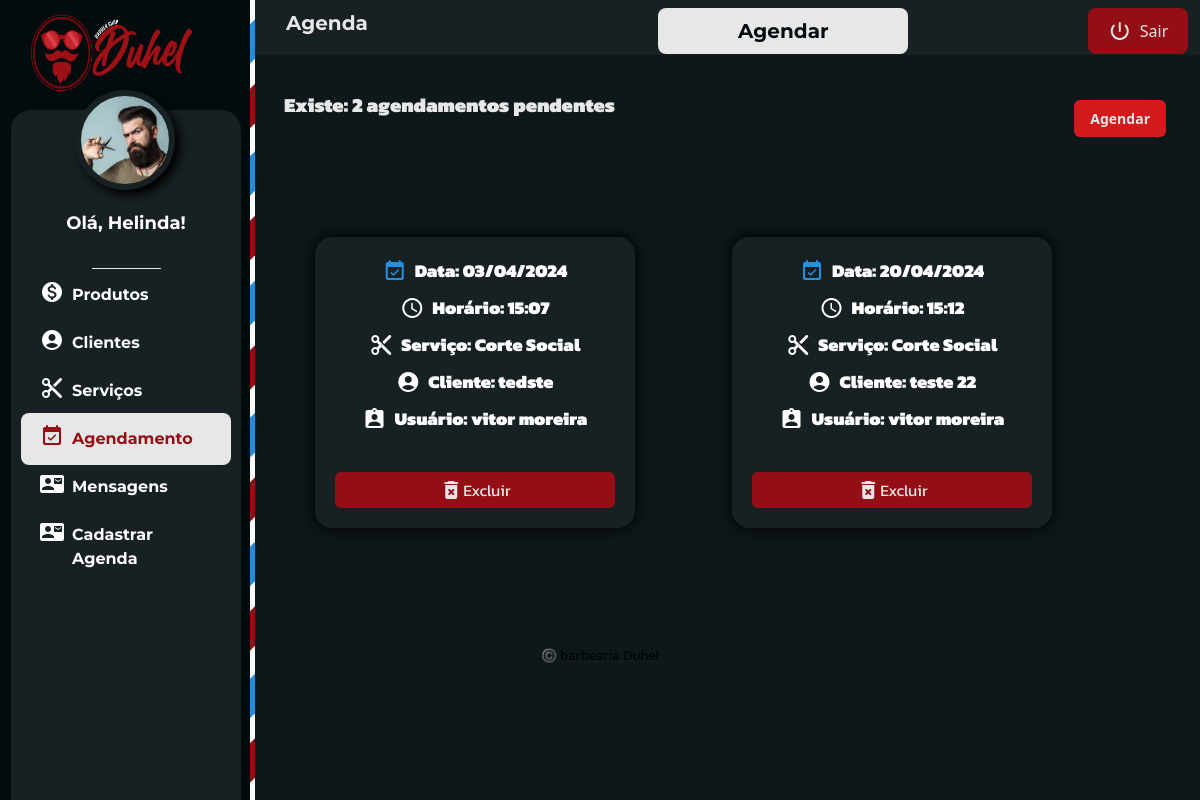
/private-adm/info-agenda.php (signed in), run on an earlier commit of the app's database.
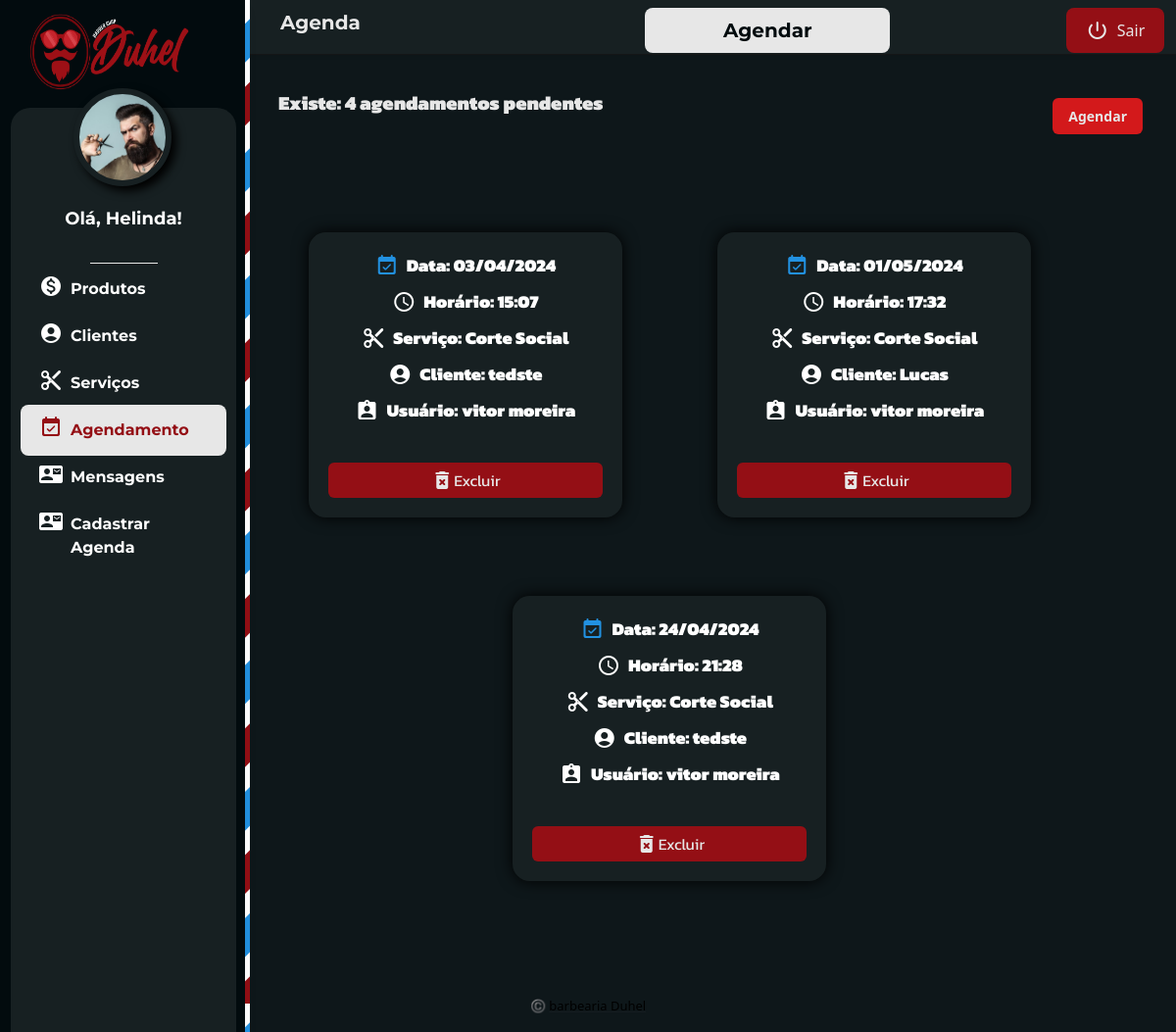
And on a later commit of the database.
### tables this page shows
CREATE TABLE `tbagenda` (
  `idagenda` int(11) NOT NULL,
  `dataAgenda` date NOT NULL,
  `horaAgenda` varchar(20) NOT NULL,
  `idcliente` int(11) NOT NULL,
  `idservico` int(11) NOT NULL,
  `idusuario` int(11) NOT NULL
);

CREATE TABLE `tbservico` (
  `idServico` int(11) NOT NULL,
  `nomeServico` varchar(300) NOT NULL,
  `descServico` varchar(300) NOT NULL,
  `fotoServico` varchar(300) NOT NULL
);

CREATE TABLE `tbcliente` (
  `idCliente` int(11) NOT NULL,
  `nomeCliente` varchar(300) NOT NULL,
  `cpfCliente` varchar(15) NOT NULL,
  `celularCliente` varchar(15) NOT NULL
);

CREATE TABLE `tbusuario` (
  `idusuario` int(11) NOT NULL,
  `nomeUsuario` varchar(300) NOT NULL,
  `cpfUsuario` varchar(15) NOT NULL,
  `celularUsuario` varchar(15) NOT NULL
);

### classes/Agenda.php (called while the page is built, shortened)
<?php
class Agenda
{
    public function listar()
    {
        $conexao = Conexao::conectar();
        $querySelect = "SELECT idagenda, date_format(dataAgenda, '%d/%m/%Y') as dataAgenda, horaAgenda as horaAgenda, tbcliente.nomeCliente , tbservico.nomeServico , tbusuario.nomeUsuario
                            FROM tbagenda
                            INNER JOIN tbservico
                                ON tbagenda.idservico = tbservico.idServico
                            INNER JOIN tbcliente
                                ON tbagenda.idcliente = tbcliente.idCliente
                            INNER JOIN tbusuario
                                ON tbagenda.idusuario = tbusuario.idUsuario";
        $resultado = $conexao->query($querySelect);
        $lista = $resultado->fetchAll();
        return $lista;
    }
    public function contar()
    {
        $con = Conexao::conectar();
        $querySelect = "SELECT COUNT(idagenda) AS Quantidade FROM tbagenda";
        $resultado = $con->query($querySelect);
        $contagem = $resultado->fetchAll();
        return $contagem;
    }
}

### private-adm/info-agenda.php (the view, shortened to what the changed rows need)
<?php
require_once("../classes/Agenda.php");
try {
    $agenda = new Agenda();
    $listaAgenda = $agenda->listar();
    $agenda = new Agenda();
    $contaAgenda = $agenda->contar();
} catch (Exception $e) {
    echo $e->getMessage();
}
?>
<!DOCTYPE html>
<html lang="pt-BR">
<head>
    <link rel="stylesheet" href="../css/style.css?v=<?php echo filemtime('../css/style.css'); ?>">
    <link rel="stylesheet" href="../css/global.css?v=<?php echo filemtime('../css/global.css'); ?>">
    <link rel="stylesheet" href="../css/private.css?v=<?php echo filemtime('../css/private.css'); ?>">
    <link rel="stylesheet" href="../css/private-produtos.css?v=<?php echo filemtime('../css/private-produtos.css'); ?>">
    <link rel="stylesheet" href="../css/portal.css?v=<?php echo filemtime('../css/portal.css'); ?>">
    <link rel="stylesheet" href="../css/alert.css?v=<?php echo filemtime('../css/alert.css'); ?>">
    <link rel="stylesheet" href="../css/conteudo-pag.css?v=<?php echo filemtime('../css/conteudo-pag.css'); ?>">
    <link rel="stylesheet" href="https://cdnjs.cloudflare.com/ajax/libs/animate.css/4.1.1/animate.min.css" />
    <link rel="stylesheet" href="https://cdnjs.cloudflare.com/ajax/libs/font-awesome/5.15.4/css/all.min.css">
    <link id="theme-style" rel="stylesheet" href="assets/css/portal.css">
</head>
<body class="app" onload="loadEventosDashboard()">
    <div class="app-wrapper">
        <div class="app-content pt-3 p-md-3 p-lg-4">
            <div class="row g-3 mb-4 align-items-center justify-content-between">
                <div class="col-auto">
                    <p>
                        <?php
                        foreach ($contaAgenda as $linha) {
                            echo ("<label class='f-kanit f-900 f-20 m-b color-grey-ligth'> Existe: " . $linha['Quantidade'] . " agendamentos pendentes</label>");
                        }
                        ?>
                    </p>
                </div>
            </div>
            <div class="container-xl d-flex row" id="eventos">
                <div class="content-pagina ">
                    <div class="content-body ">
                        <?php
                        echo ("<div class='display-f align-c w-100 content-card-content justify-content-around'>");
                        foreach ($listaAgenda as $linhas) {
                            echo ("
                        <div class='card-pag-cliente animate_card'>
                        <div class='content-card'>
                            <div class='display-f align-c justify-c f-kanit f-900 f-18 m-b'>
                            <span class='material-icons-round m-r color-blue'>event_available</span>
                             Data: " . $linhas['dataAgenda'] . "</div>
                            <div class='display-f align-c justify-c f-kanit f-900 f-18 m-b'>
                            <span class='material-icons-outlined m-r'>watch_later</span>
                            Horário: " . $linhas['horaAgenda'] . "</div>
                            <div class='display-f align-c justify-c f-kanit f-900 f-18 m-b'>
                            <span class='material-icons-round m-r'>content_cut</span>
                            Serviço: " . $linhas['nomeServico'] . "</div>
                            <div class='display-f align-c justify-c f-kanit f-900 f-18 m-b'>
                            <span class='material-icons-round m-r'>account_circle</span>
                            Cliente: " . $linhas['nomeCliente'] . "</div>
                            <div class='display-f align-c justify-c f-kanit f-900 f-18 m-b'>
                            <span class='material-icons-round m-r'>assignment_ind</span>
                            Usuário: " . $linhas['nomeUsuario'] . "</div>
                            <div class='m-t'>
                                <a href='excluir.php?excAgenda=" . $linhas['idagenda'] . "'>
                                    <div class='f-kanit botao-excluir display-f justify-c align-c'>
                                    <span class='material-icons-round'>delete_forever</span>
                                        Excluir
                                    </div>
                                </a>
                            </div>
                        </div>
                    </div>
                        ");
                        }
                        echo ("</div>");
                        ?>
                    </div>
                </div>
            </div>
        </div>
    </div>
</body>
</html>

What changed in the data, as far as the page shows it:
no longer on this page (row unchanged): tbagenda: dataAgenda "20/04/2024", horaAgenda "15:12", idservico.nomeServico "Corte Social", idcliente.nomeCliente "teste 22", idusuario.nomeUsuario "vitor moreira"
added tbagenda: dataAgenda "01/05/2024", horaAgenda "17:32", idservico.nomeServico "Corte Social", idcliente.nomeCliente "Lucas", idusuario.nomeUsuario "vitor moreira"
added tbagenda: dataAgenda "24/04/2024", horaAgenda "21:28", idservico.nomeServico "Corte Social", idcliente.nomeCliente "tedste", idusuario.nomeUsuario "vitor moreira"
Also different on the page:
new list line: "Existe: 4 agendamentos pendentes"
list line gone: "Existe: 2 agendamentos pendentes"
